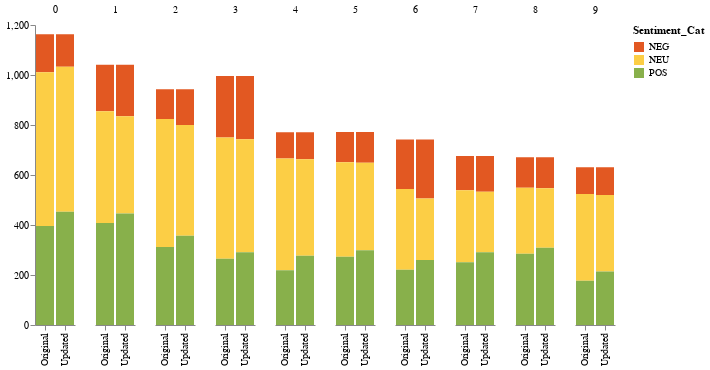

The notebook cell this image was saved under:
### Code cell
# BLOCK ADDED AFTER SYNOPSIS HAND IN
#import pandas as pd
#import numpy as np
#import altair as alt

alt.Chart(df_test_plot).mark_bar().encode(

    # tell Altair which field to group columns on
    x=alt.X('Text_Version:N', title=None),

    # tell Altair which field to use as Y values and how to calculate
    y=alt.Y('sum(Values):Q',
        axis=alt.Axis(
            grid=False,
            title=None)),

    # tell Altair which field to use to use as the set of columns to be  represented in each group
    column=alt.Column('Dominant_Topic:N', title=None),

    # tell Altair which field to use for color segmentation 
    color=alt.Color('Sentiment_Cat:N',
            scale=alt.Scale(
                # make it look pretty with an enjoyable color pallet
                range=['#e25822', '#FCCE45', '#88B04B'],
            ),
        ))\
    .configure_view(
        # remove grid lines around column clusters
        strokeOpacity=0    
    )

### Figure 1 — Vega-Lite specification as saved in the notebook (floating-point values rounded to 4 significant figures)
{"config": {"view": {"continuousWidth": 400, "continuousHeight": 300, "strokeOpacity": 0}}, "data": {"name": "data-7fe68e98424b03fe5d3efd6b2b3f7f0c"}, "mark": "bar", "encoding": {"color": {"type": "nominal", "field": "Sentiment_Cat", "scale": {"range": ["#e25822", "#FCCE45", "#88B04B"]}}, "column": {"type": "nominal", "field": "Dominant_Topic", "title": null}, "x": {"type": "nominal", "field": "Text_Version", "title": null}, "y": {"type": "quantitative", "aggregate": "sum", "axis": {"grid": false, "title": null}, "field": "Values"}}, "$schema": "https://vega.github.io/schema/vega-lite/v4.8.1.json", "datasets": {"data-7fe68e98424b03fe5d3efd6b2b3f7f0c": [{"Dominant_Topic": 0.0, "Sentiment_Cat": "NEG", "Values": 152, "Text_Version": "Original"}, {"Dominant_Topic": 0.0, "Sentiment_Cat": "NEU", "Values": 615, "Text_Version": "Original"}, {"Dominant_Topic": 0.0, "Sentiment_Cat": "POS", "Values": 396, "Text_Version": "Original"}, {"Dominant_Topic": 1.0, "Sentiment_Cat": "NEG", "Values": 186, "Text_Version": "Original"}, {"Dominant_Topic": 1.0, "Sentiment_Cat": "NEU", "Values": 447, "Text_Version": "Original"}, {"Dominant_Topic": 1.0, "Sentiment_Cat": "POS", "Values": 408, "Text_Version": "Original"}, {"Dominant_Topic": 2.0, "Sentiment_Cat": "NEG", "Values": 119, "Text_Version": "Original"}, {"Dominant_Topic": 2.0, "Sentiment_Cat": "NEU", "Values": 512, "Text_Version": "Original"}, {"Dominant_Topic": 2.0, "Sentiment_Cat": "POS", "Values": 312, "Text_Version": "Original"}, {"Dominant_Topic": 3.0, "Sentiment_Cat": "NEG", "Values": 246, "Text_Version": "Original"}, {"Dominant_Topic": 3.0, "Sentiment_Cat": "NEU", "Values": 485, "Text_Version": "Original"}, {"Dominant_Topic": 3.0, "Sentiment_Cat": "POS", "Values": 265, "Text_Version": "Original"}, {"Dominant_Topic": 4.0, "Sentiment_Cat": "NEG", "Values": 105, "Text_Version": "Original"}, {"Dominant_Topic": 4.0, "Sentiment_Cat": "NEU", "Values": 447, "Text_Version": "Original"}, {"Dominant_Topic": 4.0, "Sentiment_Cat": "POS", "Values": 219, "Text_Version": "Original"}, {"Dominant_Topic": 5.0, "Sentiment_Cat": "NEG", "Values": 121, "Text_Version": "Original"}, {"Dominant_Topic": 5.0, "Sentiment_Cat": "NEU", "Values": 378, "Text_Version": "Original"}, {"Dominant_Topic": 5.0, "Sentiment_Cat": "POS", "Values": 273, "Text_Version": "Original"}, {"Dominant_Topic": 6.0, "Sentiment_Cat": "NEG", "Values": 198, "Text_Version": "Original"}, {"Dominant_Topic": 6.0, "Sentiment_Cat": "NEU", "Values": 323, "Text_Version": "Original"}, {"Dominant_Topic": 6.0, "Sentiment_Cat": "POS", "Values": 221, "Text_Version": "Original"}, {"Dominant_Topic": 7.0, "Sentiment_Cat": "NEG", "Values": 137, "Text_Version": "Original"}, {"Dominant_Topic": 7.0, "Sentiment_Cat": "NEU", "Values": 288, "Text_Version": "Original"}, {"Dominant_Topic": 7.0, "Sentiment_Cat": "POS", "Values": 251, "Text_Version": "Original"}, {"Dominant_Topic": 8.0, "Sentiment_Cat": "NEG", "Values": 122, "Text_Version": "Original"}, {"Dominant_Topic": 8.0, "Sentiment_Cat": "NEU", "Values": 264, "Text_Version": "Original"}, {"Dominant_Topic": 8.0, "Sentiment_Cat": "POS", "Values": 285, "Text_Version": "Original"}, {"Dominant_Topic": 9.0, "Sentiment_Cat": "NEG", "Values": 107, "Text_Version": "Original"}, {"Dominant_Topic": 9.0, "Sentiment_Cat": "NEU", "Values": 347, "Text_Version": "Original"}, {"Dominant_Topic": 9.0, "Sentiment_Cat": "POS", "Values": 177, "Text_Version": "Original"}, {"Dominant_Topic": 0.0, "Sentiment_Cat": "NEG", "Values": 130, "Text_Version": "Updated"}, {"Dominant_Topic": 0.0, "Sentiment_Cat": "NEU", "Values": 580, "Text_Version": "Updated"}, {"Dominant_Topic": 0.0, "Sentiment_Cat": "POS", "Values": 453, "Text_Version": "Updated"}, {"Dominant_Topic": 1.0, "Sentiment_Cat": "NEG", "Values": 206, "Text_Version": "Updated"}, {"Dominant_Topic": 1.0, "Sentiment_Cat": "NEU", "Values": 389, "Text_Version": "Updated"}, {"Dominant_Topic": 1.0, "Sentiment_Cat": "POS", "Values": 446, "Text_Version": "Updated"}, {"Dominant_Topic": 2.0, "Sentiment_Cat": "NEG", "Values": 143, "Text_Version": "Updated"}, {"Dominant_Topic": 2.0, "Sentiment_Cat": "NEU", "Values": 443, "Text_Version": "Updated"}, {"Dominant_Topic": 2.0, "Sentiment_Cat": "POS", "Values": 357, "Text_Version": "Updated"}, {"Dominant_Topic": 3.0, "Sentiment_Cat": "NEG", "Values": 253, "Text_Version": "Updated"}, {"Dominant_Topic": 3.0, "Sentiment_Cat": "NEU", "Values": 452, "Text_Version": "Updated"}, {"Dominant_Topic": 3.0, "Sentiment_Cat": "POS", "Values": 291, "Text_Version": "Updated"}, {"Dominant_Topic": 4.0, "Sentiment_Cat": "NEG", "Values": 108, "Text_Version": "Updated"}, {"Dominant_Topic": 4.0, "Sentiment_Cat": "NEU", "Values": 386, "Text_Version": "Updated"}, {"Dominant_Topic": 4.0, "Sentiment_Cat": "POS", "Values": 277, "Text_Version": "Updated"}, {"Dominant_Topic": 5.0, "Sentiment_Cat": "NEG", "Values": 123, "Text_Version": "Updated"}, {"Dominant_Topic": 5.0, "Sentiment_Cat": "NEU", "Values": 350, "Text_Version": "Updated"}, {"Dominant_Topic": 5.0, "Sentiment_Cat": "POS", "Values": 299, "Text_Version": "Updated"}, {"Dominant_Topic": 6.0, "Sentiment_Cat": "NEG", "Values": 236, "Text_Version": "Updated"}, {"Dominant_Topic": 6.0, "Sentiment_Cat": "NEU", "Values": 246, "Text_Version": "Updated"}, {"Dominant_Topic": 6.0, "Sentiment_Cat": "POS", "Values": 260, "Text_Version": "Updated"}, {"Dominant_Topic": 7.0, "Sentiment_Cat": "NEG", "Values": 143, "Text_Version": "Updated"}, {"Dominant_Topic": 7.0, "Sentiment_Cat": "NEU", "Values": 242, "Text_Version": "Updated"}, {"Dominant_Topic": 7.0, "Sentiment_Cat": "POS", "Values": 291, "Text_Version": "Updated"}, {"Dominant_Topic": 8.0, "Sentiment_Cat": "NEG", "Values": 124, "Text_Version": "Updated"}, {"Dominant_Topic": 8.0, "Sentiment_Cat": "NEU", "Values": 238, "Text_Version": "Updated"}, {"Dominant_Topic": 8.0, "Sentiment_Cat": "POS", "Values": 309, "Text_Version": "Updated"}, {"Dominant_Topic": 9.0, "Sentiment_Cat": "NEG", "Values": 111, "Text_Version": "Updated"}, {"Dominant_Topic": 9.0, "Sentiment_Cat": "NEU", "Values": 306, "Text_Version": "Updated"}, {"Dominant_Topic": 9.0, "Sentiment_Cat": "POS", "Values": 214, "Text_Version": "Updated"}]}}
